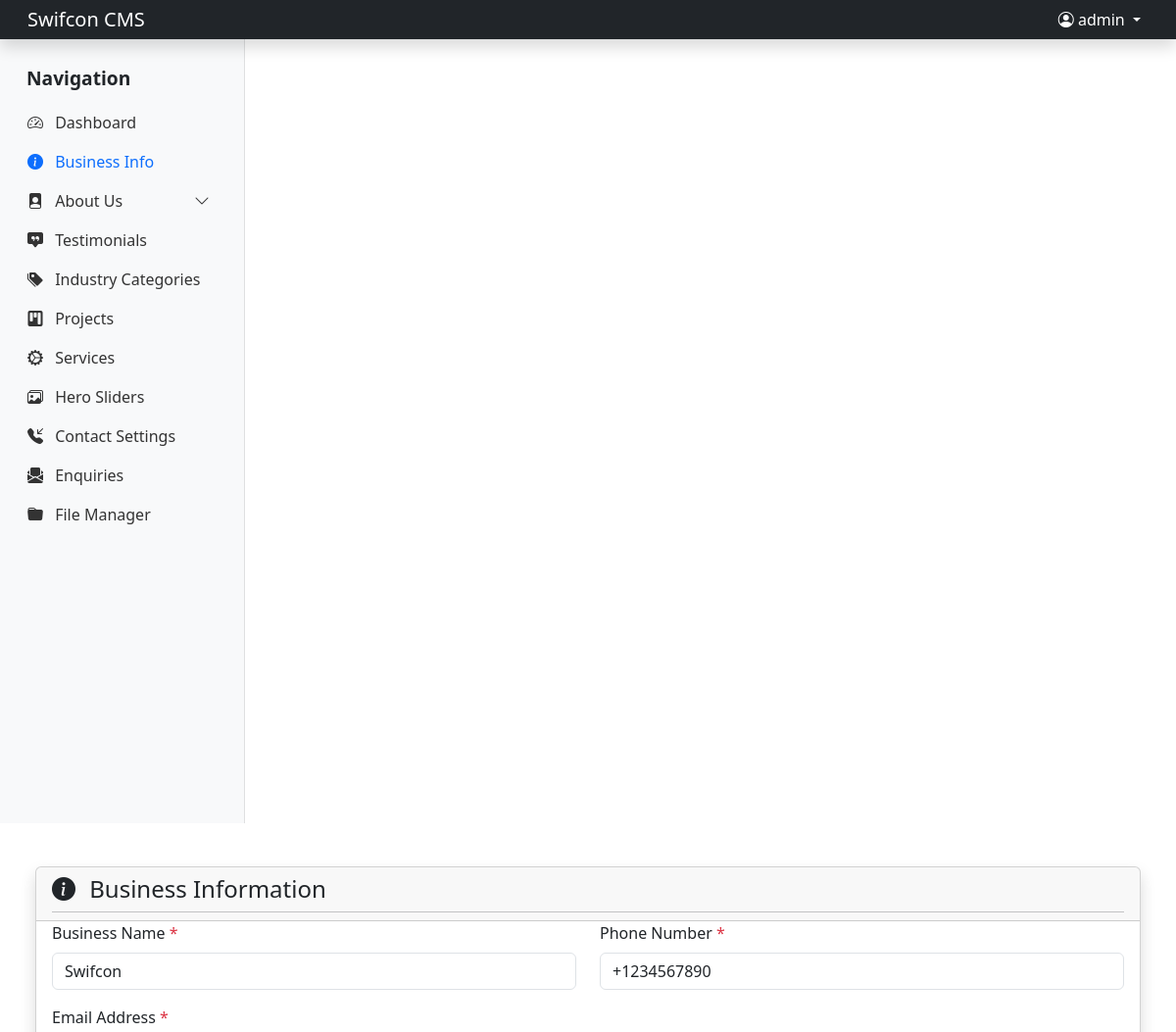
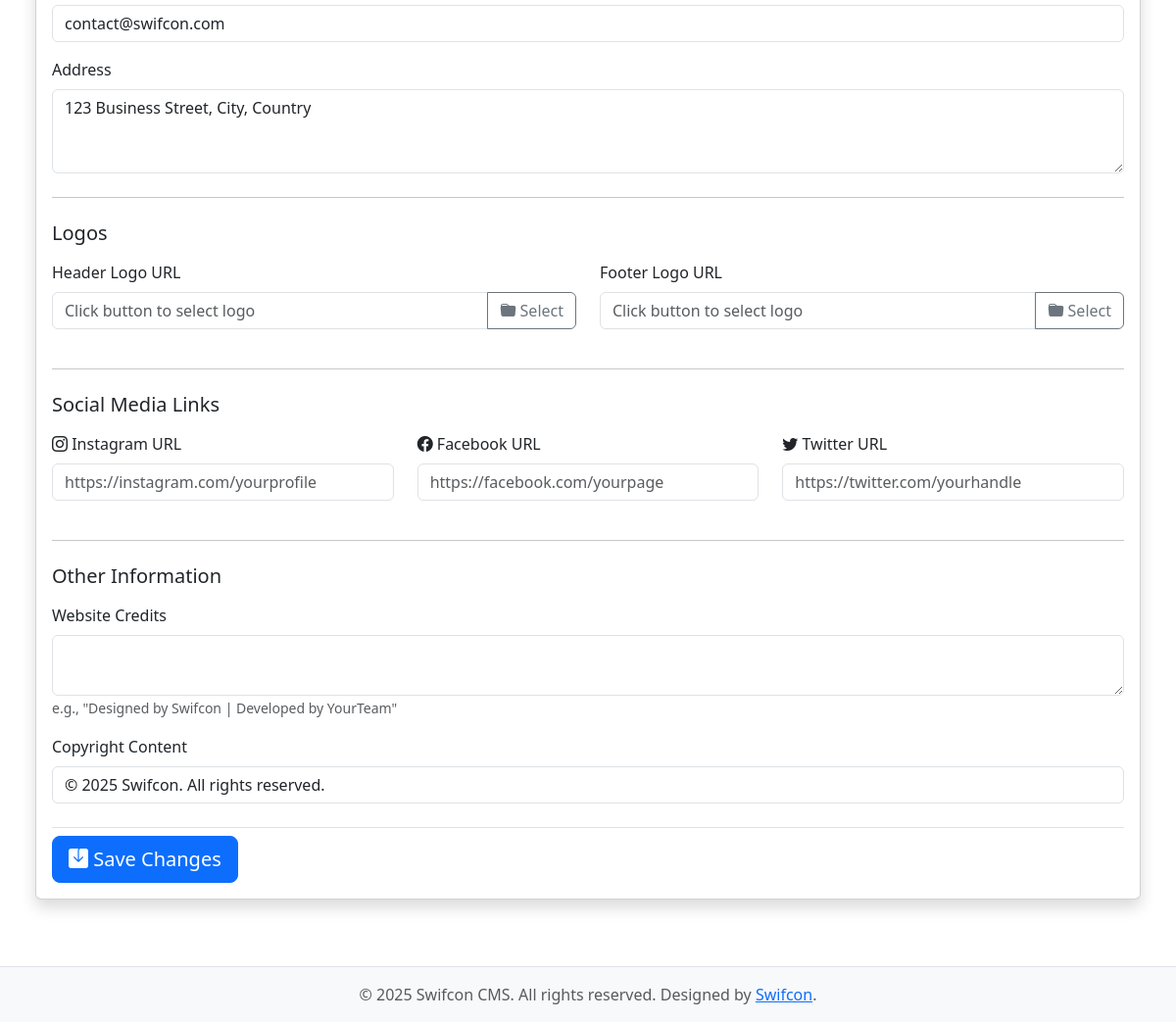
Screenshot of /admin/business_info.php (signed in) with the database file from the repository (2 pictures, top to bottom).
### tables this page shows
CREATE TABLE business_data (
    id INT PRIMARY KEY AUTO_INCREMENT,
    header_logo VARCHAR(255),
    footer_logo VARCHAR(255),
    business_name VARCHAR(255) NOT NULL,
    address TEXT,
    email VARCHAR(255) NOT NULL,
    phone VARCHAR(50) NOT NULL,
    instagram_link VARCHAR(255),
    facebook_link VARCHAR(255),
    twitter_link VARCHAR(255),
    web_credits TEXT,
    copyright_content TEXT,
    updated_at TIMESTAMP DEFAULT CURRENT_TIMESTAMP ON UPDATE CURRENT_TIMESTAMP
);

### includes/session.php (called while the page is built, shortened)
<?php
function is_logged_in() {
    return isset($_SESSION['admin_id']);
}
function get_admin_username() {
    return $_SESSION['admin_username'] ?? null;
}
?>

### admin/business_info.php (the view, shortened to what this page needs)
<?php
require_once INCLUDES_PATH . '/session.php';
require_once INCLUDES_PATH . '/db_connect.php';
$page_title = 'Business Information';
$query = "SELECT * FROM business_data ORDER BY id LIMIT 1";
$result = $conn->query($query);
$business_info = null;
if ($result && $result->num_rows > 0) {
    $business_info = $result->fetch_assoc();
} else {
    $error_message = "Business data not found. Please check database setup. An initial record is expected in the 'business_data' table.";
}
include_once INCLUDES_PATH . '/header.php';
?>
<div class="container-fluid py-4">
    <div class="row mb-4">
        <div class="col-lg-12">
            <div class="card shadow">
                <div class="card-header pb-0">
                    <div class="d-flex justify-content-between align-items-center">
                        <h4 class="card-title mb-0"><i class="bi bi-info-circle-fill me-2"></i> <?php echo htmlspecialchars($page_title); ?></h4>
                    </div>
                     <hr class="my-2">
                </div>
                <div class="card-body pt-0">
                    <?php if ($business_info): ?>
                        <form method="POST" action="business_info.php">
                            <div class="row">
                                <div class="col-md-6">
                                    <div class="mb-3">
                                        <label for="business_name" class="form-label">Business Name <span class="text-danger">*</span></label>
                                        <input type="text" class="form-control" id="business_name" name="business_name" value="<?php echo htmlspecialchars($business_info['business_name'] ?? ''); ?>" required>
                                    </div>
                                </div>
                                <div class="col-md-6">
                                    <div class="mb-3">
                                        <label for="phone" class="form-label">Phone Number <span class="text-danger">*</span></label>
                                        <input type="text" class="form-control" id="phone" name="phone" value="<?php echo htmlspecialchars($business_info['phone'] ?? ''); ?>" required>
                                    </div>
                                </div>
                            </div>
                            <div class="mb-3">
                                <label for="email" class="form-label">Email Address <span class="text-danger">*</span></label>
                                <input type="email" class="form-control" id="email" name="email" value="<?php echo htmlspecialchars($business_info['email'] ?? ''); ?>" required>
                            </div>
                            <div class="mb-3">
                                <label for="address" class="form-label">Address</label>
                                <textarea class="form-control" id="address" name="address" rows="3"><?php echo htmlspecialchars($business_info['address'] ?? ''); ?></textarea>
                            </div>
                            <hr class="my-4">
                            <h5 class="mb-3">Logos</h5>
                            <div class="row">
                                <div class="col-md-6">
                                    <div class="mb-3">
                                        <label for="header_logo" class="form-label">Header Logo URL</label>
                                        <div class="input-group">
                                            <input type="text" class="form-control" id="header_logo" name="header_logo" value="<?php echo htmlspecialchars($business_info['header_logo'] ?? ''); ?>" placeholder="Click button to select logo">
                                            <button class="btn btn-outline-secondary open-file-manager" type="button" data-input-field="#header_logo" data-preview-element="#header_logo_preview_container"><i class="bi bi-folder-fill"></i> Select</button>
                                        </div>
                                    </div>
                                </div>
                                <div class="col-md-6">
                                    <div class="mb-3">
                                        <label for="footer_logo" class="form-label">Footer Logo URL</label>
                                        <div class="input-group">
                                            <input type="text" class="form-control" id="footer_logo" name="footer_logo" value="<?php echo htmlspecialchars($business_info['footer_logo'] ?? ''); ?>" placeholder="Click button to select logo">
                                            <button class="btn btn-outline-secondary open-file-manager" type="button" data-input-field="#footer_logo" data-preview-element="#footer_logo_preview_container"><i class="bi bi-folder-fill"></i> Select</button>
                                        </div>
                                    </div>
                                </div>
                            </div>
                            <hr class="my-4">
                            <h5 class="mb-3">Social Media Links</h5>
                             <div class="row">
                                <div class="col-md-4">
                                    <div class="mb-3">
                                        <label for="instagram_link" class="form-label"><i class="bi bi-instagram"></i> Instagram URL</label>
                                        <input type="url" class="form-control" id="instagram_link" name="instagram_link" value="<?php echo htmlspecialchars($business_info['instagram_link'] ?? ''); ?>" placeholder="https://instagram.com/yourprofile">
                                    </div>
                                </div>
                                <div class="col-md-4">
                                    <div class="mb-3">
                                        <label for="facebook_link" class="form-label"><i class="bi bi-facebook"></i> Facebook URL</label>
                                        <input type="url" class="form-control" id="facebook_link" name="facebook_link" value="<?php echo htmlspecialchars($business_info['facebook_link'] ?? ''); ?>" placeholder="https://facebook.com/yourpage">
                                    </div>
                                </div>
                                <div class="col-md-4">
                                    <div class="mb-3">
                                        <label for="twitter_link" class="form-label"><i class="bi bi-twitter"></i> Twitter URL</label>
                                        <input type="url" class="form-control" id="twitter_link" name="twitter_link" value="<?php echo htmlspecialchars($business_info['twitter_link'] ?? ''); ?>" placeholder="https://twitter.com/yourhandle">
                                    </div>
                                </div>
                            </div>
                            <hr class="my-4">
                            <h5 class="mb-3">Other Information</h5>
                            <div class="mb-3">
                                <label for="web_credits" class="form-label">Website Credits</label>
                                <textarea class="form-control" id="web_credits" name="web_credits" rows="2"><?php echo htmlspecialchars($business_info['web_credits'] ?? ''); ?></textarea>
                                <small class="form-text text-muted">e.g., "Designed by Swifcon | Developed by YourTeam"</small>
                            </div>
                            <div class="mb-3">
                                <label for="copyright_content" class="form-label">Copyright Content</label>
                                <input type="text" class="form-control" id="copyright_content" name="copyright_content" value="<?php echo htmlspecialchars($business_info['copyright_content'] ?? ''); ?>" placeholder="© <?php echo date('Y'); ?> Your Business Name. All rights reserved.">
                            </div>
                            <div class="mt-4 pt-2 border-top">
                                <button type="submit" name="update_business_info" class="btn btn-primary btn-lg">
                                    <i class="bi bi-save-fill"></i> Save Changes
                                </button>
                            </div>
                        </form>
                    <?php else: ?>
                        <div class="alert alert-warning">
                            <i class="bi bi-exclamation-circle-fill"></i> Could not load business information. Please ensure the `business_data` table has an initial record as per the `schema.sql` setup. If this is a new setup, one record should have been inserted automatically.
                        </div>
                    <?php endif; ?>
                </div>
            </div>
        </div>
    </div>
</div>
<?php
include_once INCLUDES_PATH . '/footer.php';
?>

### includes/header.php (shortened to what this page needs)
<?php
$admin_username = get_admin_username();
?>
<!DOCTYPE html>
<html lang="en">
<head>
    <link href="https://cdn.jsdelivr.net/npm/bootstrap@5.3.0/dist/css/bootstrap.min.css" rel="stylesheet">
    <link rel="stylesheet" href="https://cdn.jsdelivr.net/npm/bootstrap-icons@1.10.5/font/bootstrap-icons.css">
    <link rel="stylesheet" href="<?php echo SITE_URL; ?>/assets/css/style.css">
</head>
<body>
<?php if (is_logged_in()): ?>
    <nav class="navbar navbar-expand-lg navbar-dark bg-dark sticky-top p-0 shadow">
        <div class="container-fluid">
            <a class="navbar-brand col-md-3 col-lg-2 me-0 px-3" href="<?php echo ADMIN_URL; ?>/dashboard.php">
                Swifcon CMS
            </a>
            <div class="collapse navbar-collapse">
                <ul class="navbar-nav ms-auto px-3">
                    <li class="nav-item dropdown">
                        <a class="nav-link dropdown-toggle text-white" href="#" id="navbarDropdownMenuLink" role="button" data-bs-toggle="dropdown" aria-expanded="false">
                            <i class="bi bi-person-circle"></i> <?php echo htmlspecialchars($admin_username); ?>
                        </a>
                    </li>
                </ul>
            </div>
        </div>
    </nav>
    <div class="container-fluid">
        <div class="row">
            <?php include_once INCLUDES_PATH . '/sidebar.php'; ?>
            <main class="col-md-9 ms-sm-auto col-lg-10 px-md-4 main-content">
<?php else:  ?>
    <div class="main-content-login">
<?php endif; ?>

### includes/sidebar.php (shortened to what this page needs)
<?php
$current_page = basename($_SERVER['PHP_SELF']);
$parent_page = '';
$menu_items = [
    'dashboard.php' => ['icon' => 'bi-speedometer2', 'title' => 'Dashboard'],
    'business_info.php' => ['icon' => 'bi-info-circle-fill', 'title' => 'Business Info'],
    'About' => [
        'icon' => 'bi-file-person-fill',
        'title' => 'About Us',
        'submenu' => [
             'about_content.php' => ['icon' => 'bi-text-paragraph', 'title' => 'About Content'],
             'our_journey.php' => ['icon' => 'bi-signpost-split-fill', 'title' => 'Our Journey'],
             'our_values.php' => ['icon' => 'bi-gem', 'title' => 'Our Values'],
        ]
    ],
    'testimonials.php' => ['icon' => 'bi-chat-square-quote-fill', 'title' => 'Testimonials'],
    'industry_categories.php' => ['icon' => 'bi-tags-fill', 'title' => 'Industry Categories'],
    'projects.php' => ['icon' => 'bi-kanban-fill', 'title' => 'Projects'],
    'services.php' => ['icon' => 'bi-gear-wide-connected', 'title' => 'Services'],
    'hero_sliders.php' => ['icon' => 'bi-images', 'title' => 'Hero Sliders'],
    'contact_settings.php' => ['icon' => 'bi-telephone-inbound-fill', 'title' => 'Contact Settings'],
    'form_enquiries.php' => ['icon' => 'bi-envelope-paper-fill', 'title' => 'Enquiries'],
    'file_manager_page.php' => ['icon' => 'bi-folder-fill', 'title' => 'File Manager'],
];
?>
<nav id="sidebarMenu" class="col-md-3 col-lg-2 d-md-block bg-light sidebar collapse">
    <div class="position-sticky pt-3">
        <div class="sidebar-header">
            Navigation
        </div>
        <ul class="nav flex-column">
            <?php foreach ($menu_items as $url => $item): ?>
                <?php if (isset($item['submenu'])): ?>
                    <li class="nav-item">
                        <a class="nav-link <?php echo ($parent_page == $url) ? 'active' : ''; ?>" href="#<?php echo str_replace(' ', '', $url); ?>Submenu" data-bs-toggle="collapse" role="button" aria-expanded="<?php echo ($parent_page == $url) ? 'true' : 'false'; ?>" aria-controls="<?php echo str_replace(' ', '', $url); ?>Submenu">
                            <i class="bi <?php echo $item['icon']; ?>"></i>
                            <?php echo htmlspecialchars($item['title']); ?> <i class="bi bi-chevron-down float-end"></i>
                        </a>
                    </li>
                <?php else: ?>
                    <li class="nav-item">
                        <a class="nav-link <?php echo ($current_page == $url) ? 'active' : ''; ?>" href="<?php echo ADMIN_URL . '/' . $url; ?>">
                            <i class="bi <?php echo $item['icon']; ?>"></i>
                            <?php echo htmlspecialchars($item['title']); ?>
                        </a>
                    </li>
                <?php endif; ?>
            <?php endforeach; ?>
        </ul>
    </div>
</nav>

### includes/footer.php (shortened to what this page needs)
<?php if (is_logged_in()): ?>
            </main>
        </div>
    </div>
<?php else:  ?>
    </div>
<?php endif; ?>
<?php if (is_logged_in()): ?>
<footer class="footer mt-auto py-3 bg-light border-top">
    <div class="container-fluid text-center">
        <span class="text-muted">&copy; <?php echo date('Y'); ?> Swifcon CMS. All rights reserved. Designed by <a href="https://www.swifcon.com" target="_blank">Swifcon</a>.</span>
    </div>
</footer>
<?php endif; ?>
</body>
</html>

### includes/header.php (style rules this page uses)
body { display: flex; min-height: 100vh; flex-direction: column; }
#sidebarMenu { width: 250px; min-height: 100vh; box-shadow: inset -1px 0 0 rgba(0, 0, 0, .1); }
.main-content { flex-grow: 1; padding: 20px; overflow-x: auto; }
.sidebar .nav-link { font-weight: 500; color: #333; }
.sidebar .nav-link .bi { margin-right: 8px; }
.sidebar .nav-link.active { color: #0d6efd; }
.sidebar-header { padding: 10px 15px; font-size: 1.2rem; font-weight: bold; }

### rows the page displays
business_data: business_name "Swifcon", phone "+1234567890", email "contact@swifcon.com", address "123 Business Street, City, Country", copyright_content "© 2025 Swifcon. All rights reserved."

### other values shown
$admin_username "admin"
$item['title'] "Dashboard"
$item['title'] "Business Info"
$item['title'] "About Us"
$item['title'] "Testimonials"
$item['title'] "Industry Categories"
$item['title'] "Projects"
$item['title'] "Services"
$item['title'] "Hero Sliders"
$item['title'] "Contact Settings"
$item['title'] "Enquiries"
$item['title'] "File Manager"
$page_title "Business Information"
